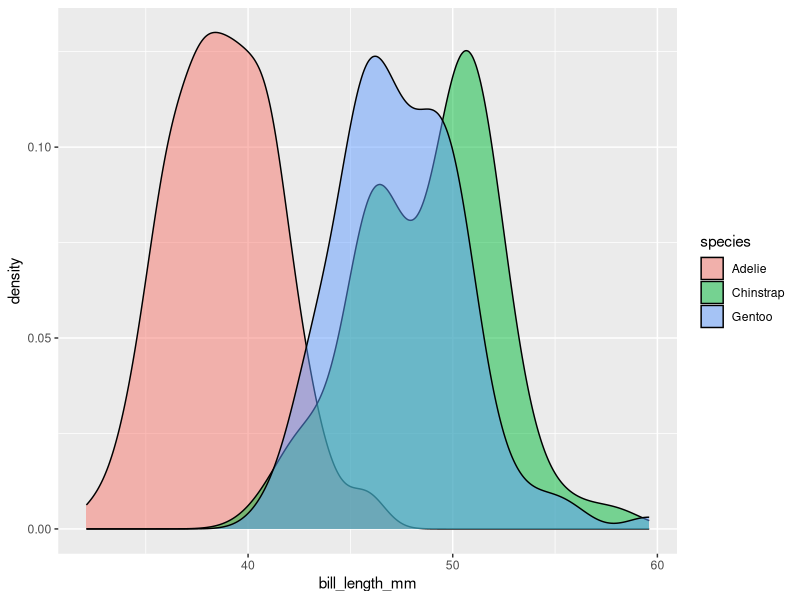
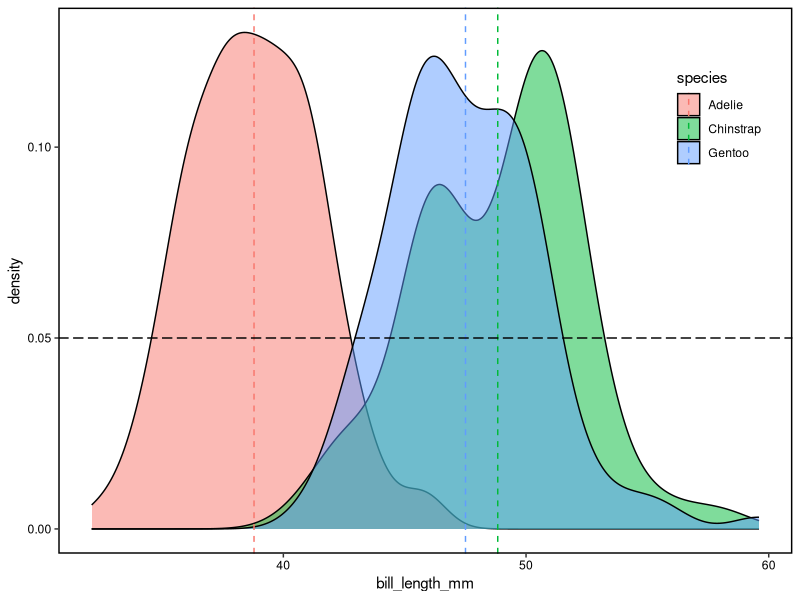
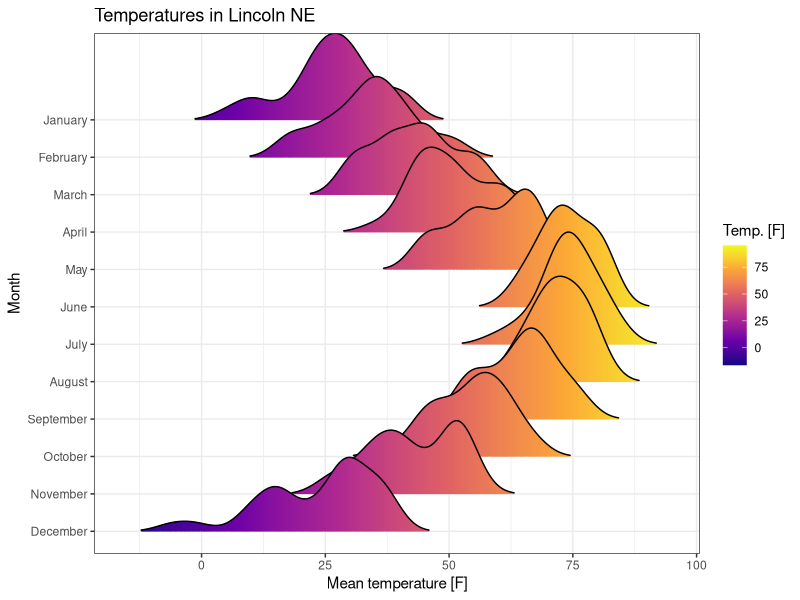
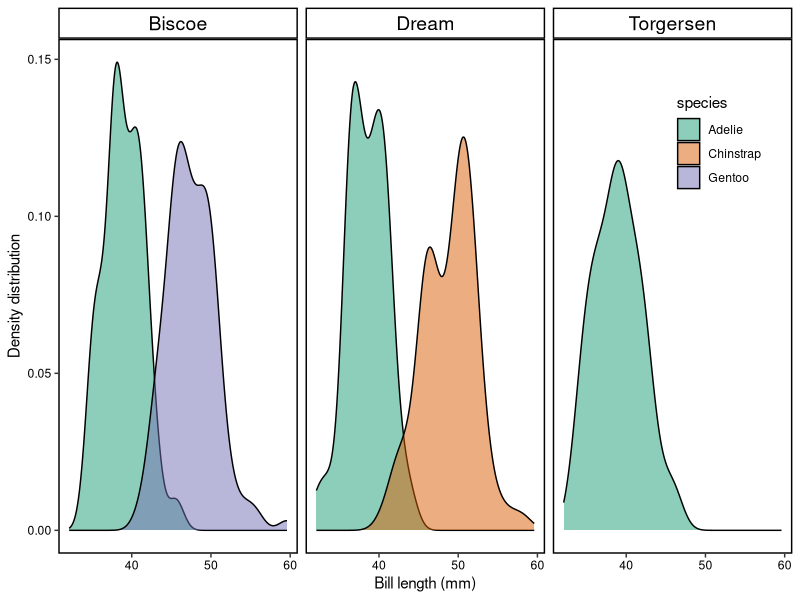

Write R code to recreate these figures, in order.



#### load libraries ####
library(ggplot2)
library(data.table)
library(ggridges)
library(palmerpenguins)

## load penguin data (https://allisonhorst.github.io/palmerpenguins/)
data(penguins)

## convert to data.table 
setDT(penguins)

## assign three colours 
col = c("#1b9e77", "#d95f02", "#7570b3") 

#### assign theme ####
theme_penguin <- theme(legend.position = c(0.9, 0.8),
                       legend.key = element_blank(),
                       axis.text = element_text(color = "black"),
                       panel.grid.minor = element_blank(),
                       panel.background = element_blank(), 
                       panel.border = element_rect(colour = "black", 
                                                   fill=NA, size = 1))


#### basic density distribution ####
ggplot(penguins) +
  geom_density(aes(bill_length_mm, 
                   fill = species), 
               alpha = 0.5) 

#### update plot 1 ####
## add vertical lines for the mean of each distribution

mean_penguin <- setDT(penguins)[, mean(bill_length_mm, na.rm = T), 
                                by = "species"]

## plot
ggplot(penguins) +
  geom_density(aes(bill_length_mm, 
                   fill = species), 
               alpha = 0.5) +
  geom_vline(data = mean_penguin, 
             aes(xintercept = V1, col = species), 
             lty = 2) +
  geom_hline(aes(yintercept = 0.05),
             lty = 5) +
  theme_penguin

#### update plot 2 ####
## separate plots (using facet)

## plot
png("figures/fig3.png", width = 4000, height = 3000, units = "px", res = 500)
ggplot(penguins) +
  geom_density(aes(bill_length_mm, 
                   fill = species), 
               alpha = 0.5) +
  scale_fill_manual(values = col) +
  ylab("Density distribution") +
  xlab("Bill length (mm)") +
  theme_penguin +
  theme(strip.background = element_rect(color = "black", 
                                        fill = "white", 
                                        size = 1),
        strip.text = element_text(size = 14, color = "black")) +
  facet_wrap(~island)
dev.off()
  
#### ggridges ####

data("lincoln_weather")

ggplot(lincoln_weather,
       aes(x = `Mean Temperature [F]`, 
           y = Month, 
           fill = stat(x))) +
  geom_density_ridges_gradient(scale = 3, 
                               size = 0.3, 
                               rel_min_height = 0.01) +
  scale_fill_viridis_c(name = "Temp. [F]", option = "C") +
  xlab("Mean temperature [F]") +
  labs(title = 'Temperatures in Lincoln NE') +
  theme_bw()
